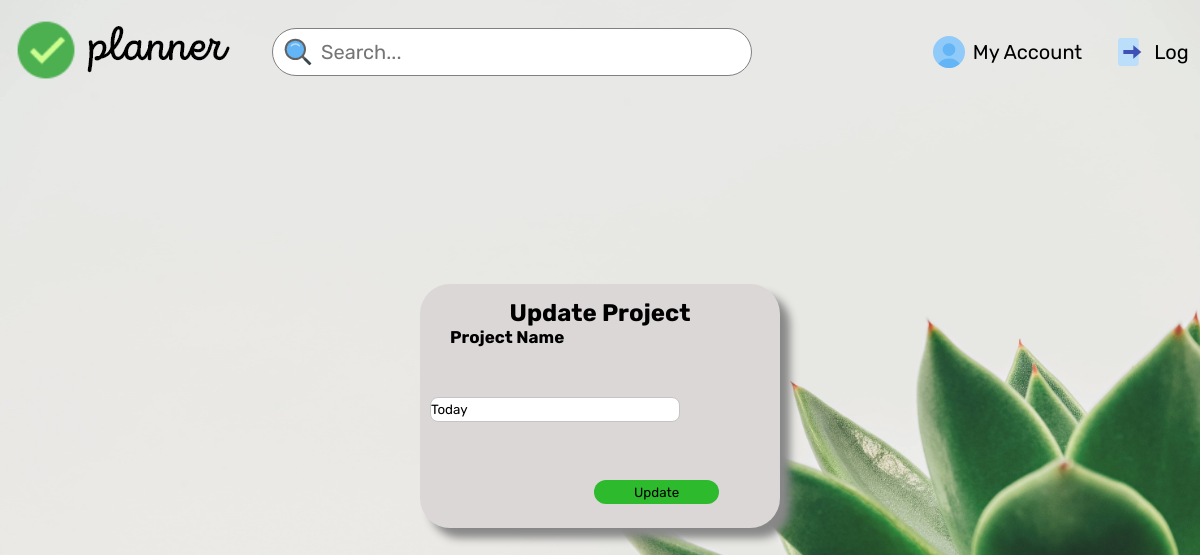
Page /update/2 (signed in) on the earlier database version.
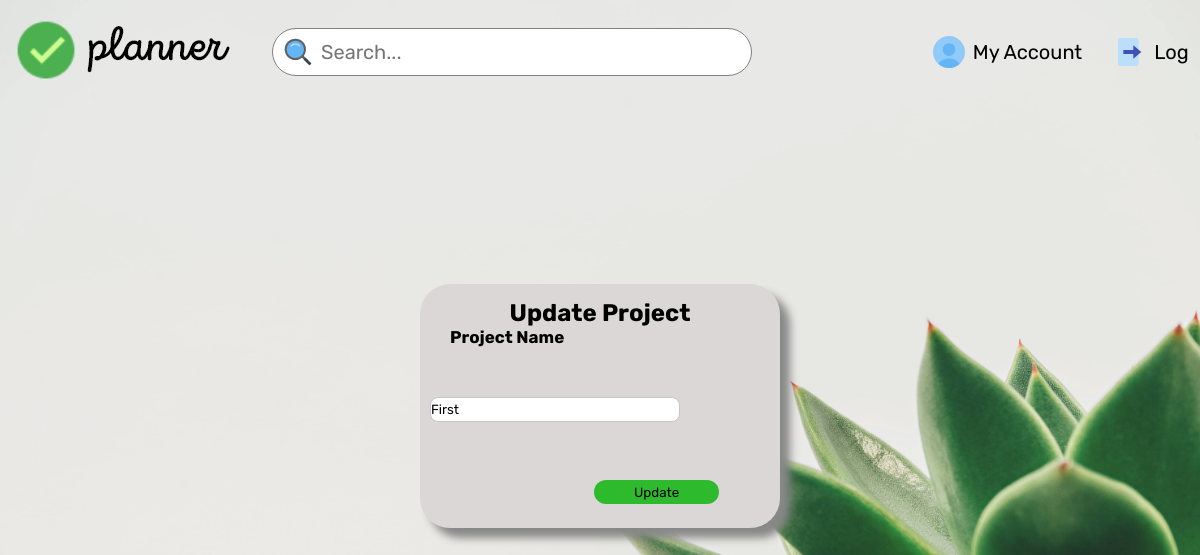
Same page on the later database version.
### models.py (models this page shows)
class Dashboard(db.Model):
    sno=db.Column(db.Integer, primary_key=True)
    title=db.Column(db.String(200), nullable=False)

### main.py (the view)
@main.route('/update/<int:sno>',methods=['GET','POST'])
@login_required
def update(sno):
    if request.method=='POST':
        title=request.form['title']
        todo_list=Dashboard.query.filter_by(sno=sno).first()
        todo_list.title=title
        db.session.add(todo_list)
        db.session.commit()
        allTodo=Dashboard.query.all()
        return redirect(url_for('main.dashboard'))
    else:
        todo_list=Dashboard.query.filter_by(sno=sno).first()
        return render_template('updateproject.html', todo_list=todo_list)

### __init__.py (called while the page is built)
def create_app():
    app = Flask(__name__)
    app.config['SECRET_KEY'] = 'secret-key-goes-here'
    app.config['SQLALCHEMY_DATABASE_URI'] = 'sqlite:///db.sqlite'
    app.config['SQLALCHEMY_TRACK_MODIFICATIONS']=False
    db.init_app(app)
    login_manager = LoginManager()
    login_manager.login_view = 'auth.login'
    login_manager.init_app(app)
    from .models import User
    @login_manager.user_loader
    def load_user(user_id):
        return User.query.get(int(user_id))
    from .auth import auth as auth_blueprint
    app.register_blueprint(auth_blueprint)
    from .main import main as main_blueprint
    app.register_blueprint(main_blueprint)
    return app

### templates/updateproject.html (shortened to what this page needs)
{% extends 'base.html' %}
{% block stylesheet %}
    <link rel="stylesheet" href="/static/css/updateproject.css">
{% endblock stylesheet %}
{% block content %}
<div>
    <form action="/update/{{todo_list.sno}}" method="POST">
    <div class="modal-bg">
        <div class="modal">
            <h2>Update Project</h2>
            <label for="name"> Project Name</label>
            <input type="text" name="title" id="" value="{{todo_list.title}}">
            <button type="submit" class="modalbtn">Update</button>
        </div>
    </div>
    </form>
    </div>
{% endblock content %}

Differences in the rows shown:
changed Dashboard: title "Today" → "First"
